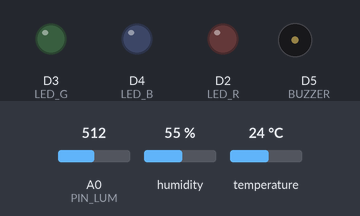
The sketch below on a simulated ESP8266 (NodeMCU). Parts: output pins drawn as LEDs (lit = HIGH), buzzer (waves = sounding, pin HIGH). The test bench sets the inputs (shaded band); at power-on: A0 (PIN_LUM) = 512, humidity 55 %, temperature 24 °C. WiFi joins after 1.5 s; servers stay silent unless stated; what the sketch prints to the serial monitor is not drawn.

Above: at 0.1 s.
At 1.6 s:
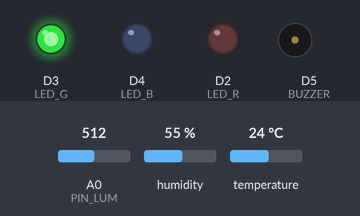
At 71.07 s:
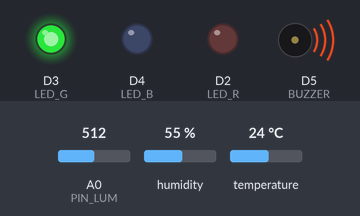
Timing chart, 0 to 72.7 s (numbered marks = the images above):
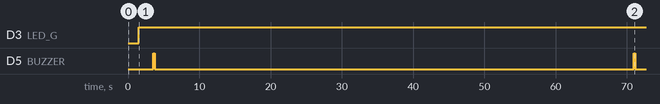

The sketch:

WiFiClient.ino
```cpp
/*
    This sketch establishes a TCP connection to a "quote of the day" service.
    It sends a "hello" message, and then prints received data.
*/

#include <ESP8266WiFi.h>
#include <DHT.h>

#define DHTPIN D1
#define DHTTYPE DHT11
#define PIN_LUM A0
#define LED_R D2
#define LED_G D3
#define LED_B D4
#define BUZZER D5

DHT dht(DHTPIN, DHTTYPE);

float tempMin = 999;
float tempMax = 0;
float umidMin = 999;
float umidMax = 0;
float temperatura = 0.0;
float umidade = 0.0;

int luminosidade = 0;
int luminosidade_perc = 0;
float lumMin = 999;
float lumMax = 0;

String current_color = "";
bool status_buzzer = false;


#ifndef STASSID
#define STASSID "NET 2.4GHz"
#define STAPSK  "password"
#endif

const char* ssid     = STASSID;
const char* password = STAPSK;

const char* host = "dweet.io";
const uint16_t port = 80;

String thing_name = "DymasDM120";

WiFiClient client;

void setup() {
  Serial.begin(115200);
  dht.begin();
  pinMode(LED_R, OUTPUT);
  pinMode(LED_G, OUTPUT);
  pinMode(LED_B, OUTPUT);
  pinMode(BUZZER, OUTPUT);

  // We start by connecting to a WiFi network

  Serial.println();
  Serial.println();
  Serial.print("Connecting to ");
  Serial.println(ssid);

  /* Explicitly set the ESP8266 to be a WiFi-client, otherwise, it by default,
     would try to act as both a client and an access-point and could cause
     network-issues with your other WiFi-devices on your WiFi-network. */
  WiFi.mode(WIFI_STA);
  WiFi.begin(ssid, password);

  while (WiFi.status() != WL_CONNECTED) {
    delay(500);
    Serial.print(".");
  }

  Serial.println("");
  Serial.println("WiFi connected");
  Serial.println("IP address: ");
  Serial.println(WiFi.localIP());
}

void loop() {


  readTempUmid();
  readLuminosidade();


  Serial.print("connecting to ");
  Serial.print(host);
  Serial.print(':');
  Serial.println(port);

  // Use WiFiClient class to create TCP connections

  if (!client.connect(host, port)) {
    Serial.println("connection failed");
    delay(5000);
    return;
  }

  // This will send a string to the server
  Serial.println("sending data to server");
  if (client.connected()) {
    postToDweet();
  }

  // wait for data to be available
  unsigned long timeout = millis();
  while (client.available() == 0) {
    if (millis() - timeout > 5000) {
      Serial.println(">>> Client Timeout !");
      client.stop();
      delay(60000);
      return;
    }
  }

  // Read all the lines of the reply from server and print them to Serial
  Serial.println("receiving from remote server");
  // not testing 'client.connected()' since we do not need to send data here
  while (client.available()) {
    char ch = static_cast<char>(client.read());
    Serial.print(ch);
  }

  // Close the connection
  Serial.println();
  Serial.println("closing connection");
  client.stop();

  delay(5000); // execute once every 5 minutes, don't flood remote service
}

void readTempUmid()
{

  temperatura = dht.readTemperature();
  umidade = dht.readHumidity();

  Serial.print("Temperatura: ");
  Serial.println(temperatura);

  if (temperatura >= 30 && temperatura <= 100) {
    acendeLed(255, 0, 0);
    current_color = "vermelho";
  } else if (temperatura >= 10 && temperatura <= 30) {
    acendeLed(0, 255, 0);
    current_color = "verde";
  } else {
    acendeLed(0, 0, 255);
    current_color = "azul";
  }

  Serial.println("COR: " + current_color);

  if (temperatura > tempMax) {
    tempMax = temperatura;
  }

  if (temperatura < tempMin) {
    tempMin = temperatura;
  }

  Serial.print("Temperatura: ");
  Serial.println("MAX: " + String(tempMax));
  Serial.println("MIN: " + String(tempMin));

  Serial.print("Umidade: ");
  Serial.println(umidade);

  if (umidade > umidMax) {
    umidMax = umidade;
  }

  if (umidade < umidMin) {
    umidMin = umidade;
  }
  Serial.print("Umidade: ");
  Serial.println("MAX: " + String(umidMax));
  Serial.println("MIN: " + String(umidMin));


}

void readLuminosidade() {
  luminosidade = analogRead(PIN_LUM);
  Serial.print("Luminosidade = " );
  Serial.println(luminosidade);

  luminosidade_perc = map(luminosidade, 0, 1023, 0, 100);
  Serial.print("Luminosidade[%] = " );
  Serial.print(luminosidade_perc);
  Serial.println("%");

  if (luminosidade_perc >= 50) {
    acionaBuzzer();
    status_buzzer = true;
  }
  else {
    status_buzzer = false;
  }

  Serial.println("Buzzer: " + status_buzzer);

  if (luminosidade < lumMin) {
    lumMin = luminosidade;
  }
  if (luminosidade > lumMax) {
    lumMax = luminosidade;
  }
  Serial.println(" Max: " + String(lumMax));
  Serial.println(" Min: " + String(lumMin));
}

void acendeLed(int r, int g, int b)
{
  analogWrite(LED_R, r); //PINO RECEBE O VALOR
  analogWrite(LED_G, g);
  analogWrite(LED_B, b);
  delay(2000);

}

void acionaBuzzer()
{

  digitalWrite(BUZZER, HIGH);
  delay(200);
  digitalWrite(BUZZER, LOW);

}

void postToDweet(){
  String params;
  params += "temperatura=" + String(temperatura) + "&";
  params += "tempMax=" + String(tempMax) + "&";
  params += "tempMin=" + String(tempMin) + "&";
  params += "umidade=" + String(umidade) + "&";
  params += "umidMax=" + String(umidMax) + "&";
  params += "umidMin=" + String(umidMin) + "&";
  params += "luminosidade=" + String(luminosidade) + "&";
  params += "lumMax=" + String(lumMax) + "&";
  params += "lumMin=" + String(lumMin) + "&";
  params += "current_color=" + String(current_color) + "&";
  params += "status_buzzer=" + String(status_buzzer);

  String request = "POST /dweet/for/" + thing_name + "?" + params;
  Serial.println("REQUEST: " + request);
  client.println(request);
  client.println("Host: https://www.dweet.io");
  client.println("Connection: close");
  client.println();
}
```

Measured:
- by itself, D3 (LED_G): LOW → HIGH at 1.5 s
- by itself, D5 (BUZZER): alternates HIGH for 0.20 s and LOW for 67.2 s
